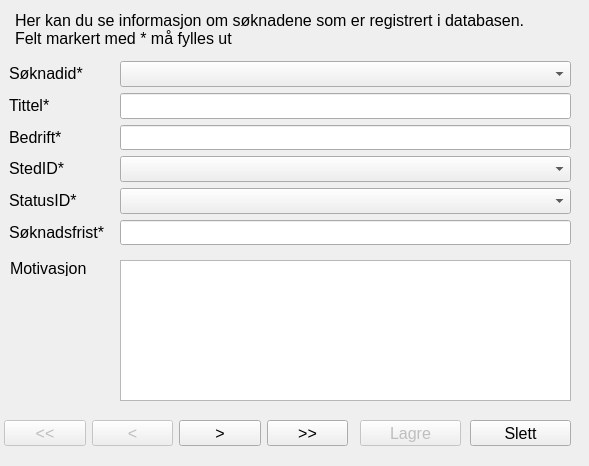
<?xml version="1.0" encoding="UTF-8"?>
<ui version="4.0">
 <class>ViewJobs</class>
 <widget class="QMainWindow" name="ViewJobs">
  <property name="geometry">
   <rect>
    <x>0</x>
    <y>0</y>
    <width>589</width>
    <height>466</height>
   </rect>
  </property>
  <property name="minimumSize">
   <size>
    <width>589</width>
    <height>252</height>
   </size>
  </property>
  <property name="font">
   <font>
    <family>Arial</family>
    <pointsize>12</pointsize>
   </font>
  </property>
  <property name="windowTitle">
   <string>Vis innlagte jobber</string>
  </property>
  <property name="windowIcon">
   <iconset>
    <normaloff>jobber.png</normaloff>jobber.png</iconset>
  </property>
  <widget class="QWidget" name="centralwidget">
   <widget class="QLabel" name="labelSoknadID">
    <property name="geometry">
     <rect>
      <x>9</x>
      <y>64</y>
      <width>101</width>
      <height>19</height>
     </rect>
    </property>
    <property name="text">
     <string>Søknadid*</string>
    </property>
   </widget>
   <widget class="QComboBox" name="comboBoxApplicationID">
    <property name="geometry">
     <rect>
      <x>120</x>
      <y>61</y>
      <width>451</width>
      <height>26</height>
     </rect>
    </property>
   </widget>
   <widget class="QLabel" name="labelTittel">
    <property name="geometry">
     <rect>
      <x>9</x>
      <y>96</y>
      <width>101</width>
      <height>19</height>
     </rect>
    </property>
    <property name="text">
     <string>Tittel*</string>
    </property>
   </widget>
   <widget class="QLineEdit" name="lineEditTitle">
    <property name="geometry">
     <rect>
      <x>120</x>
      <y>93</y>
      <width>451</width>
      <height>26</height>
     </rect>
    </property>
   </widget>
   <widget class="QLabel" name="labelBedrift">
    <property name="geometry">
     <rect>
      <x>9</x>
      <y>128</y>
      <width>101</width>
      <height>19</height>
     </rect>
    </property>
    <property name="text">
     <string>Bedrift*</string>
    </property>
   </widget>
   <widget class="QLineEdit" name="lineEditCompany">
    <property name="geometry">
     <rect>
      <x>120</x>
      <y>125</y>
      <width>451</width>
      <height>25</height>
     </rect>
    </property>
   </widget>
   <widget class="QLabel" name="labelStedID">
    <property name="geometry">
     <rect>
      <x>9</x>
      <y>159</y>
      <width>101</width>
      <height>19</height>
     </rect>
    </property>
    <property name="text">
     <string>StedID*</string>
    </property>
   </widget>
   <widget class="QComboBox" name="comboBoxTownID">
    <property name="geometry">
     <rect>
      <x>120</x>
      <y>156</y>
      <width>451</width>
      <height>26</height>
     </rect>
    </property>
   </widget>
   <widget class="QLabel" name="labelStatusID">
    <property name="geometry">
     <rect>
      <x>9</x>
      <y>191</y>
      <width>101</width>
      <height>19</height>
     </rect>
    </property>
    <property name="text">
     <string>StatusID*</string>
    </property>
   </widget>
   <widget class="QComboBox" name="comboBoxStatusID">
    <property name="geometry">
     <rect>
      <x>120</x>
      <y>188</y>
      <width>451</width>
      <height>26</height>
     </rect>
    </property>
   </widget>
   <widget class="QLabel" name="labelSoknadsfrist">
    <property name="geometry">
     <rect>
      <x>9</x>
      <y>223</y>
      <width>101</width>
      <height>19</height>
     </rect>
    </property>
    <property name="text">
     <string>Søknadsfrist*</string>
    </property>
   </widget>
   <widget class="QLineEdit" name="lineEditDeadline">
    <property name="geometry">
     <rect>
      <x>120</x>
      <y>220</y>
      <width>451</width>
      <height>25</height>
     </rect>
    </property>
   </widget>
   <widget class="QPushButton" name="btnFirst">
    <property name="enabled">
     <bool>false</bool>
    </property>
    <property name="geometry">
     <rect>
      <x>4</x>
      <y>420</y>
      <width>82</width>
      <height>26</height>
     </rect>
    </property>
    <property name="text">
     <string>&lt;&lt;</string>
    </property>
   </widget>
   <widget class="QPushButton" name="btnPrev">
    <property name="enabled">
     <bool>false</bool>
    </property>
    <property name="geometry">
     <rect>
      <x>92</x>
      <y>420</y>
      <width>81</width>
      <height>26</height>
     </rect>
    </property>
    <property name="text">
     <string>&lt;</string>
    </property>
   </widget>
   <widget class="QPushButton" name="btnNext">
    <property name="geometry">
     <rect>
      <x>179</x>
      <y>420</y>
      <width>82</width>
      <height>26</height>
     </rect>
    </property>
    <property name="text">
     <string>&gt;</string>
    </property>
   </widget>
   <widget class="QPushButton" name="btnLast">
    <property name="geometry">
     <rect>
      <x>267</x>
      <y>420</y>
      <width>81</width>
      <height>26</height>
     </rect>
    </property>
    <property name="text">
     <string>&gt;&gt;</string>
    </property>
   </widget>
   <widget class="QPushButton" name="btnSave">
    <property name="enabled">
     <bool>false</bool>
    </property>
    <property name="geometry">
     <rect>
      <x>360</x>
      <y>420</y>
      <width>101</width>
      <height>26</height>
     </rect>
    </property>
    <property name="text">
     <string>Lagre</string>
    </property>
   </widget>
   <widget class="QPushButton" name="btnDelete">
    <property name="geometry">
     <rect>
      <x>470</x>
      <y>420</y>
      <width>101</width>
      <height>26</height>
     </rect>
    </property>
    <property name="text">
     <string>Slett</string>
    </property>
   </widget>
   <widget class="QLabel" name="labelInfo">
    <property name="geometry">
     <rect>
      <x>15</x>
      <y>9</y>
      <width>531</width>
      <height>41</height>
     </rect>
    </property>
    <property name="text">
     <string>Her kan du se informasjon om søknadene som er registrert i databasen. Felt markert med * må fylles ut</string>
    </property>
    <property name="scaledContents">
     <bool>false</bool>
    </property>
    <property name="wordWrap">
     <bool>true</bool>
    </property>
   </widget>
   <widget class="QLabel" name="labelMotivation">
    <property name="geometry">
     <rect>
      <x>10</x>
      <y>260</y>
      <width>81</width>
      <height>16</height>
     </rect>
    </property>
    <property name="text">
     <string>Motivasjon</string>
    </property>
   </widget>
   <widget class="QTextEdit" name="textEditMotivation">
    <property name="geometry">
     <rect>
      <x>120</x>
      <y>260</y>
      <width>451</width>
      <height>141</height>
     </rect>
    </property>
   </widget>
  </widget>
 </widget>
 <tabstops>
  <tabstop>comboBoxApplicationID</tabstop>
  <tabstop>lineEditTitle</tabstop>
  <tabstop>lineEditCompany</tabstop>
  <tabstop>comboBoxTownID</tabstop>
  <tabstop>comboBoxStatusID</tabstop>
  <tabstop>lineEditDeadline</tabstop>
  <tabstop>textEditMotivation</tabstop>
  <tabstop>btnFirst</tabstop>
  <tabstop>btnPrev</tabstop>
  <tabstop>btnNext</tabstop>
  <tabstop>btnLast</tabstop>
  <tabstop>btnSave</tabstop>
  <tabstop>btnDelete</tabstop>
 </tabstops>
 <resources/>
 <connections/>
</ui>
